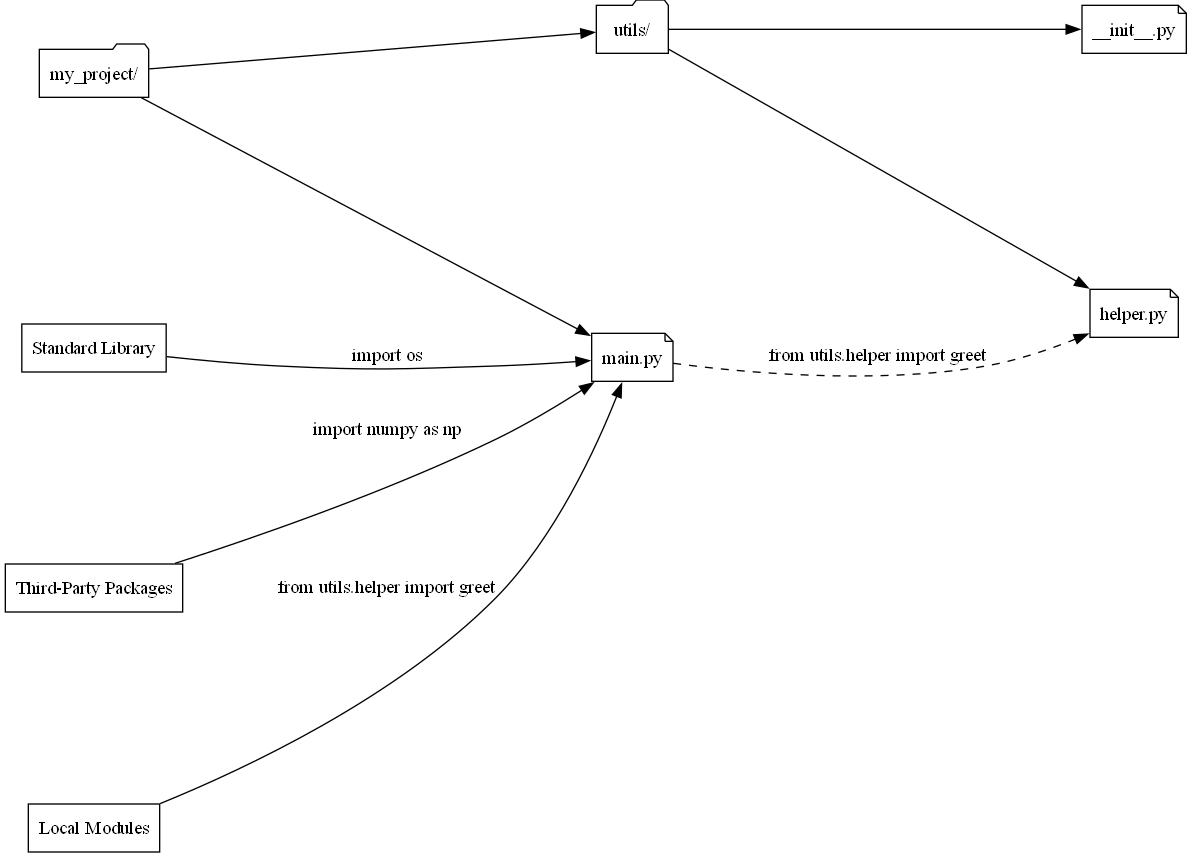

The Python source for this figure:
import subprocess
import sys
import shutil
import platform
import graphviz
from graphviz import Digraph

def print_graphviz_install_instructions():
    system = platform.system()
    print("\n[!] Graphviz executable 'dot' is not available. You must install Graphviz manually:")
    if system == "Windows":
        print("1. Download Graphviz from: https://graphviz.org/download/")
        print("2. During installation, check the box: 'Add Graphviz to system PATH'")
        print("3. After installation, restart your terminal.")
        print("4. Confirm installation by running: dot -V")
    elif system == "Darwin":
        print("Run: brew install graphviz")
    elif system == "Linux":
        print("Run: sudo apt install graphviz")
    else:
        print("Unsupported platform. Please install Graphviz manually from: https://graphviz.org/download/")

def check_graphviz_executable():
    if shutil.which("dot") is None:
        print_graphviz_install_instructions()
        sys.exit(1)

def create_import_diagram(output_format, filename):
    dot = Digraph(comment='Python Imports and Packages', format=output_format)
    dot.attr(rankdir='LR', fontsize='16', fontname='Arial')
    dot.attr(size='15,10')  # larger canvas
    dot.attr(nodesep='2')   # more horizontal spacing
    dot.attr(ranksep='2')   # more vertical spacing

    dot.node('proj', 'my_project/', shape='folder')
    dot.node('main', 'main.py', shape='note')
    dot.node('utils', 'utils/', shape='folder')
    dot.node('init', '__init__.py', shape='note')
    dot.node('helper', 'helper.py', shape='note')

    dot.edge('proj', 'main')
    dot.edge('proj', 'utils')
    dot.edge('utils', 'init')
    dot.edge('utils', 'helper')
    dot.edge('main', 'helper', label='from utils.helper import greet', style='dashed')

    dot.node('stdlib', 'Standard Library', shape='box')
    dot.node('thirdparty', 'Third-Party Packages', shape='box')
    dot.node('localmod', 'Local Modules', shape='box')

    dot.edge('stdlib', 'main', label='import os')
    dot.edge('thirdparty', 'main', label='import numpy as np')
    dot.edge('localmod', 'main', label='from utils.helper import greet')

    try:
        dot.render(filename, cleanup=True)
        print(f"[✔] Diagram successfully rendered: {{filename}}.{{output_format}}")
    except Exception as e:
        print(f"[✘] Failed to render diagram to {{output_format}}: {{e}}")

if __name__ == '__main__':
    check_graphviz_executable()
    create_import_diagram('png', '2025-03-21-CGPT-4o-R17-PythonImportsGraphviz_Spaced')
    create_import_diagram('pdf', '2025-03-21-CGPT-4o-R17-PythonImportsGraphviz_Spaced')
